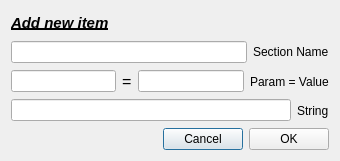
<?xml version="1.0" encoding="UTF-8"?>
<ui version="4.0">
 <class>Win_dialog</class>
 <widget class="QDialog" name="Win_dialog">
  <property name="geometry">
   <rect>
    <x>0</x>
    <y>0</y>
    <width>340</width>
    <height>161</height>
   </rect>
  </property>
  <property name="maximumSize">
   <size>
    <width>16777215</width>
    <height>165</height>
   </size>
  </property>
  <property name="windowTitle">
   <string>New item</string>
  </property>
  <layout class="QGridLayout" name="gridLayout_2">
   <item row="0" column="0">
    <layout class="QGridLayout" name="gridLayout">
     <item row="0" column="0">
      <layout class="QHBoxLayout" name="horizontalLayout_5">
       <item>
        <widget class="QLabel" name="label_2">
         <property name="font">
          <font>
           <pointsize>11</pointsize>
           <weight>75</weight>
           <italic>true</italic>
           <bold>true</bold>
           <underline>true</underline>
          </font>
         </property>
         <property name="text">
          <string>Add new item</string>
         </property>
        </widget>
       </item>
       <item>
        <spacer name="horizontalSpacer">
         <property name="orientation">
          <enum>Qt::Horizontal</enum>
         </property>
         <property name="sizeHint" stdset="0">
          <size>
           <width>40</width>
           <height>20</height>
          </size>
         </property>
        </spacer>
       </item>
      </layout>
     </item>
     <item row="1" column="0">
      <layout class="QHBoxLayout" name="horizontalLayout_4">
       <item>
        <widget class="QLineEdit" name="text_section_name">
         <property name="enabled">
          <bool>true</bool>
         </property>
         <property name="readOnly">
          <bool>false</bool>
         </property>
        </widget>
       </item>
       <item>
        <widget class="QLabel" name="label_section">
         <property name="text">
          <string>Section Name</string>
         </property>
        </widget>
       </item>
      </layout>
     </item>
     <item row="2" column="0">
      <layout class="QHBoxLayout" name="horizontalLayout">
       <item>
        <widget class="QLineEdit" name="text_name_param">
         <property name="enabled">
          <bool>true</bool>
         </property>
         <property name="readOnly">
          <bool>false</bool>
         </property>
        </widget>
       </item>
       <item>
        <widget class="QLabel" name="label">
         <property name="minimumSize">
          <size>
           <width>10</width>
           <height>16</height>
          </size>
         </property>
         <property name="maximumSize">
          <size>
           <width>15</width>
           <height>16</height>
          </size>
         </property>
         <property name="font">
          <font>
           <pointsize>12</pointsize>
          </font>
         </property>
         <property name="text">
          <string>=</string>
         </property>
        </widget>
       </item>
       <item>
        <widget class="QLineEdit" name="text_value_param">
         <property name="enabled">
          <bool>true</bool>
         </property>
         <property name="readOnly">
          <bool>false</bool>
         </property>
        </widget>
       </item>
       <item>
        <widget class="QLabel" name="label_param">
         <property name="text">
          <string>Param = Value</string>
         </property>
        </widget>
       </item>
      </layout>
     </item>
     <item row="3" column="0">
      <layout class="QHBoxLayout" name="horizontalLayout_2">
       <item>
        <widget class="QLineEdit" name="text_name_string">
         <property name="enabled">
          <bool>true</bool>
         </property>
         <property name="readOnly">
          <bool>false</bool>
         </property>
        </widget>
       </item>
       <item>
        <widget class="QLabel" name="label_commit">
         <property name="text">
          <string>String</string>
         </property>
        </widget>
       </item>
      </layout>
     </item>
     <item row="4" column="0">
      <layout class="QHBoxLayout" name="horizontalLayout_3">
       <item>
        <spacer name="horizontalSpacer_2">
         <property name="orientation">
          <enum>Qt::Horizontal</enum>
         </property>
         <property name="sizeHint" stdset="0">
          <size>
           <width>40</width>
           <height>20</height>
          </size>
         </property>
        </spacer>
       </item>
       <item>
        <widget class="QPushButton" name="But_cancel">
         <property name="text">
          <string>Cancel</string>
         </property>
        </widget>
       </item>
       <item>
        <widget class="QPushButton" name="But_OK">
         <property name="text">
          <string>OK</string>
         </property>
        </widget>
       </item>
      </layout>
     </item>
    </layout>
   </item>
  </layout>
 </widget>
 <resources/>
 <connections>
  <connection>
   <sender>But_cancel</sender>
   <signal>clicked()</signal>
   <receiver>Win_dialog</receiver>
   <slot>close()</slot>
   <hints>
    <hint type="sourcelabel">
     <x>79</x>
     <y>160</y>
    </hint>
    <hint type="destinationlabel">
     <x>187</x>
     <y>88</y>
    </hint>
   </hints>
  </connection>
  <connection>
   <sender>But_OK</sender>
   <signal>clicked()</signal>
   <receiver>Win_dialog</receiver>
   <slot>accept()</slot>
   <hints>
    <hint type="sourcelabel">
     <x>189</x>
     <y>160</y>
    </hint>
    <hint type="destinationlabel">
     <x>187</x>
     <y>88</y>
    </hint>
   </hints>
  </connection>
 </connections>
</ui>
